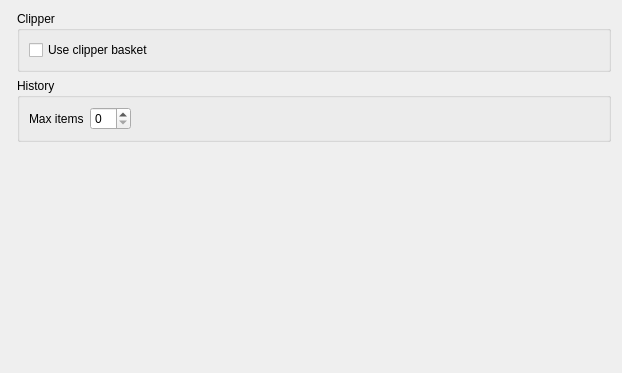
<?xml version="1.0" encoding="UTF-8"?>
<ui version="4.0">
 <class>ClipperSettings</class>
 <widget class="QWidget" name="ClipperSettings">
  <property name="geometry">
   <rect>
    <x>0</x>
    <y>0</y>
    <width>622</width>
    <height>373</height>
   </rect>
  </property>
  <property name="baseSize">
   <size>
    <width>650</width>
    <height>400</height>
   </size>
  </property>
  <property name="windowTitle">
   <string>Form</string>
  </property>
  <layout class="QFormLayout" name="formLayout">
   <property name="fieldGrowthPolicy">
    <enum>QFormLayout::ExpandingFieldsGrow</enum>
   </property>
   <item row="1" column="1">
    <widget class="QGroupBox" name="groupBox_2">
     <property name="title">
      <string>Clipper</string>
     </property>
     <layout class="QFormLayout" name="formLayout_3">
      <property name="fieldGrowthPolicy">
       <enum>QFormLayout::ExpandingFieldsGrow</enum>
      </property>
      <item row="0" column="0">
       <widget class="QCheckBox" name="kcfg_useClipper">
        <property name="text">
         <string>Use clipper basket</string>
        </property>
       </widget>
      </item>
      <item row="0" column="1">
       <spacer name="horizontalSpacer">
        <property name="orientation">
         <enum>Qt::Horizontal</enum>
        </property>
        <property name="sizeHint" stdset="0">
         <size>
          <width>40</width>
          <height>20</height>
         </size>
        </property>
       </spacer>
      </item>
     </layout>
    </widget>
   </item>
   <item row="2" column="1">
    <widget class="QGroupBox" name="groupBox">
     <property name="title">
      <string>History</string>
     </property>
     <layout class="QHBoxLayout" name="horizontalLayout">
      <item>
       <widget class="QLabel" name="label">
        <property name="text">
         <string>Max items</string>
        </property>
       </widget>
      </item>
      <item>
       <widget class="KIntSpinBox" name="kcfg_maxItem"/>
      </item>
      <item>
       <spacer name="horizontalSpacer_2">
        <property name="orientation">
         <enum>Qt::Horizontal</enum>
        </property>
        <property name="sizeHint" stdset="0">
         <size>
          <width>40</width>
          <height>20</height>
         </size>
        </property>
       </spacer>
      </item>
     </layout>
    </widget>
   </item>
  </layout>
 </widget>
 <customwidgets>
  <customwidget>
   <class>KIntSpinBox</class>
   <extends>QSpinBox</extends>
   <header>knuminput.h</header>
  </customwidget>
 </customwidgets>
 <resources/>
 <connections/>
</ui>
